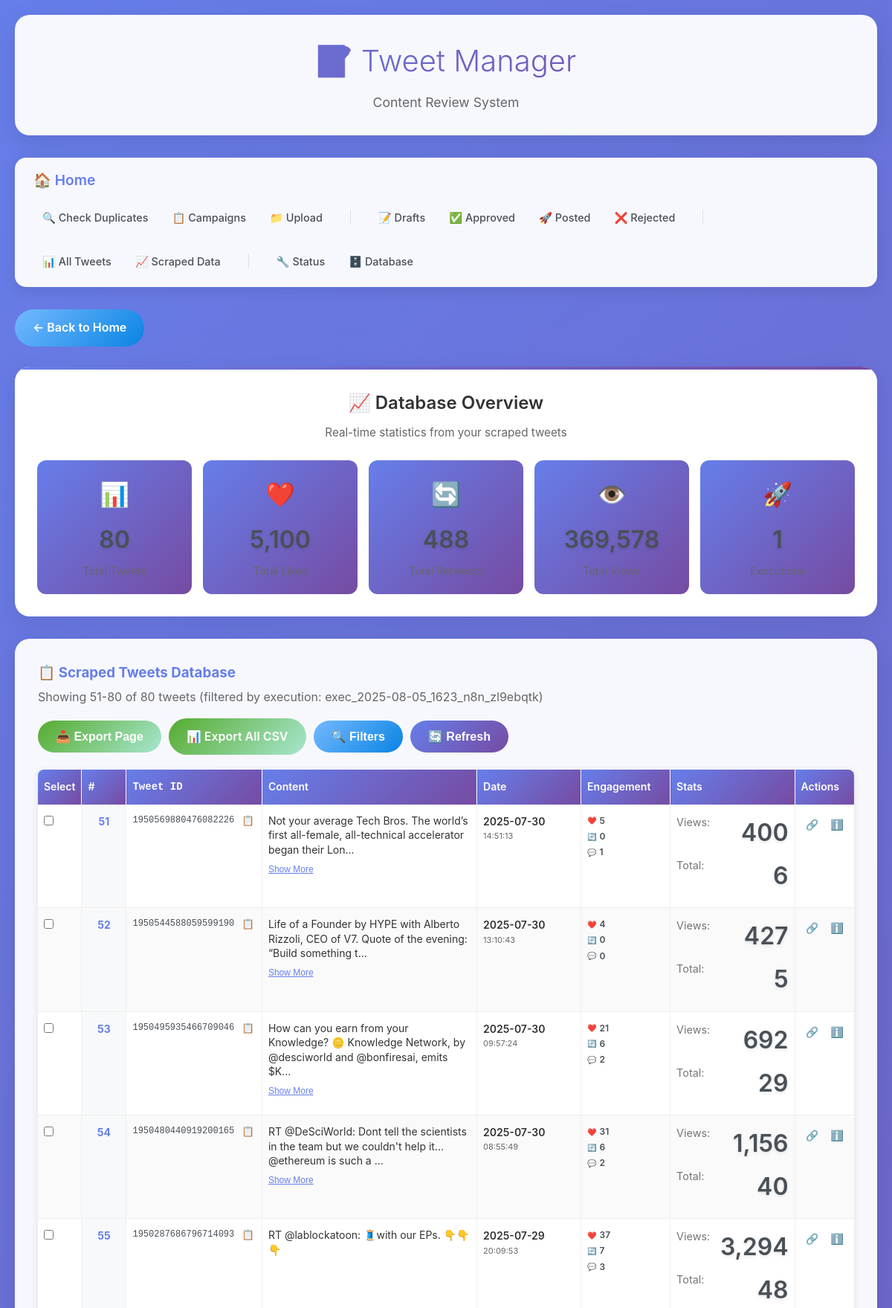
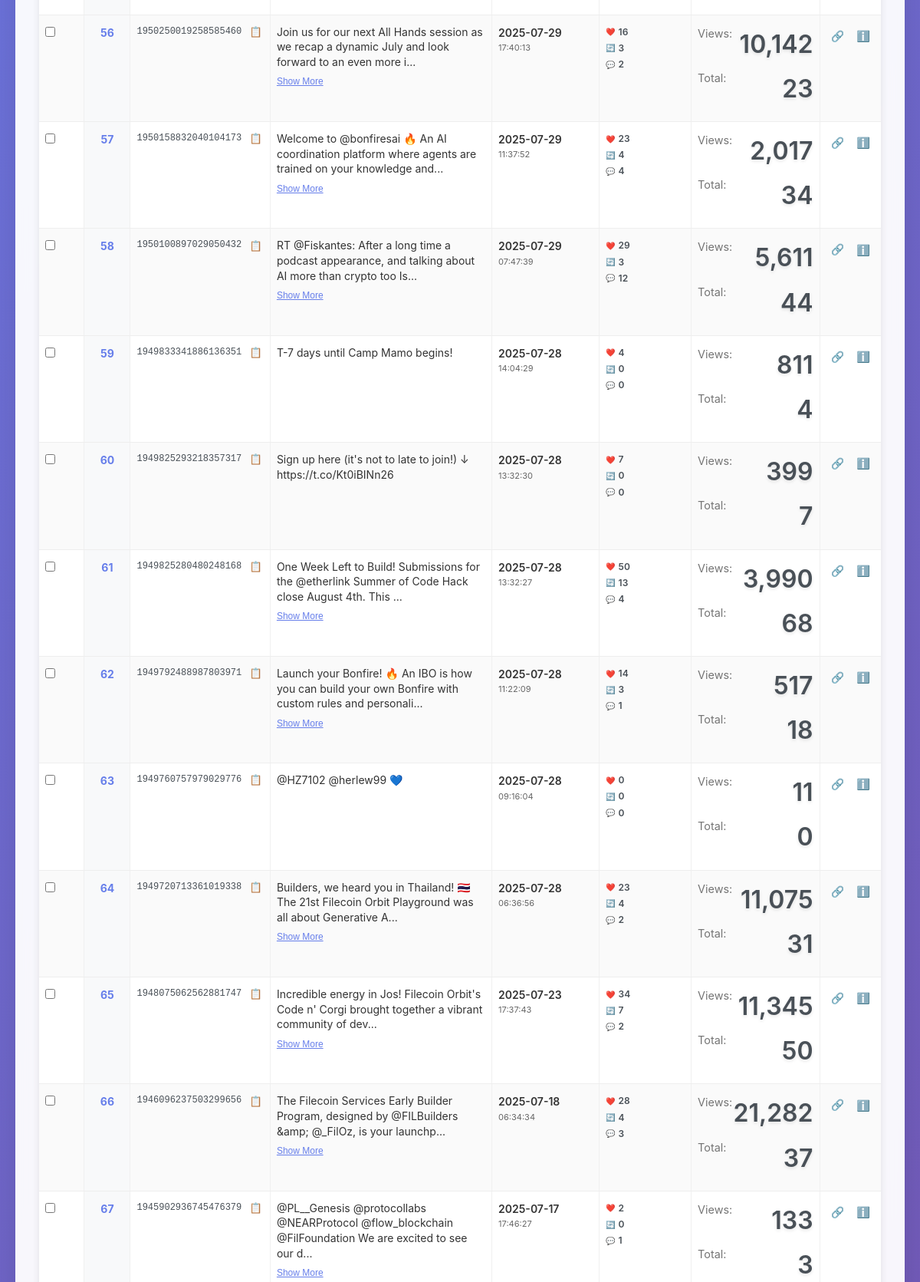
Screenshot of /scraped-tweets?page=2&execution_id=exec_2025-08-05_1623_n8n_zl9ebqtk (upper part) with the database file from the repository (2 pictures, top to bottom).
### database.py (models this page shows)
class ScrapedTweet(Base):
    __tablename__ = 'scraped_tweets'
    tweet_id = Column(String(50), primary_key=True)  # Maps to "Tweet ID"
    url = Column(Text)                                # Maps to "URL"
    content = Column(Text)                           # Maps to "Content"
    likes = Column(Integer, default=0)               # Maps to "Likes"
    retweets = Column(Integer, default=0)            # Maps to "Retweets"
    replies = Column(Integer, default=0)             # Maps to "Replies"
    quotes = Column(Integer, default=0)              # Maps to "Quotes"
    views = Column(Integer, default=0)               # Maps to "Views"
    date = Column(DateTime)                          # Maps to "Date"
    status = Column(String(20), default='success')  # Maps to "Status"
    tweet_url = Column(Text)                         # Maps to "Tweet"
    execution_id = Column(String(100))               # N8N execution tracking
    source_url = Column(String(200))                 # N8N source URL
    created_at = Column(DateTime, default=datetime.utcnow)
    updated_at = Column(DateTime, default=datetime.utcnow, onupdate=datetime.utcnow)

### app.py (the view)
@app.route('/scraped-tweets')
def scraped_tweets_page():
    page = request.args.get('page', 1, type=int)
    per_page = 50  # Fixed at 50 per page as requested
    offset = (page - 1) * per_page
    execution_id = request.args.get('execution_id', None)
    tweets_data, total_count = get_scraped_tweets(limit=per_page, offset=offset, execution_id=execution_id)
    total_pages = (total_count + per_page - 1) // per_page
    has_prev = page > 1
    has_next = page < total_pages
    stats = get_scraped_tweets_stats()
    pagination = {
        'page': page,
        'per_page': per_page,
        'total': total_count,
        'pages': total_pages,
        'has_prev': has_prev,
        'has_next': has_next,
        'prev_num': page - 1 if has_prev else None,
        'next_num': page + 1 if has_next else None,
        'start_index': offset + 1 if tweets_data else 0,
        'end_index': min(offset + per_page, total_count)
    }
    return render_template('scraped_tweets.html',
                         tweets=tweets_data,
                         pagination=pagination,
                         stats=stats,
                         execution_id=execution_id)

### app.py (called while the page is built, shortened)
@app.after_request
def add_security_headers(response):
    response.headers['X-Content-Type-Options'] = 'nosniff'
    response.headers['X-Frame-Options'] = 'DENY'
    response.headers['X-XSS-Protection'] = '1; mode=block'
    response.headers['Strict-Transport-Security'] = 'max-age=31536000; includeSubDomains'
    response.headers['Content-Security-Policy'] = "default-src 'self' 'unsafe-inline'; script-src 'self' 'unsafe-inline'; style-src 'self' 'unsafe-inline'"
    if hasattr(request, 'execution_id'):
        response.headers['X-Execution-ID'] = request.execution_id
    return response

@app.before_request
def log_request_info():
    execution_id = None
    if request.is_json and request.get_json(silent=True):
        json_data = request.get_json(silent=True)
        if isinstance(json_data, list) and len(json_data) > 0:
            execution_id = json_data[0].get('execution_id')
        elif isinstance(json_data, dict):
            execution_id = json_data.get('execution_id')
    if not execution_id:
        execution_id = request.headers.get('X-Execution-ID')
    if execution_id:
        request.execution_id = execution_id

### templates/scraped_tweets.html (shortened to what this page needs)
{% extends "base.html" %}
{% block content %}
<div style="margin-bottom: 20px;">
    <a href="/" class="btn btn-secondary">← Back to Home</a>
</div>
<div class="stats-dashboard-card">
    <div class="dashboard-header">
        <h3>📈 Database Overview</h3>
        <p>Real-time statistics from your scraped tweets</p>
    </div>
    <div class="stats-grid">
        <div class="stat-card">
            <div class="stat-icon">📊</div>
            <div class="stat-value">{{ "{:,}".format(stats.total_tweets) }}</div>
            <div class="stat-label">Total Tweets</div>
        </div>
        <div class="stat-card">
            <div class="stat-icon">❤️</div>
            <div class="stat-value">{{ "{:,}".format(stats.total_likes) }}</div>
            <div class="stat-label">Total Likes</div>
        </div>
        <div class="stat-card">
            <div class="stat-icon">🔄</div>
            <div class="stat-value">{{ "{:,}".format(stats.total_retweets) }}</div>
            <div class="stat-label">Total Retweets</div>
        </div>
        <div class="stat-card">
            <div class="stat-icon">👁️</div>
            <div class="stat-value">{{ "{:,}".format(stats.total_views) }}</div>
            <div class="stat-label">Total Views</div>
        </div>
        <div class="stat-card">
            <div class="stat-icon">🚀</div>
            <div class="stat-value">{{ stats.execution_count }}</div>
            <div class="stat-label">Executions</div>
        </div>
    </div>
</div>
<div class="card">
    <div style="display: flex; justify-content: space-between; align-items: center; margin-bottom: 20px; flex-wrap: wrap; gap: 15px;">
        <div>
            <h3 style="color: #667eea; margin: 0;">📋 Scraped Tweets Database</h3>
            <p style="color: #666; margin: 5px 0 0 0;">
                Showing {{ pagination.start_index }}-{{ pagination.end_index }} of {{ "{:,}".format(pagination.total) }} tweets
                {% if execution_id %} (filtered by execution: {{ execution_id }}){% endif %}
            </p>
        </div>
        <div style="display: flex; gap: 10px; align-items: center; flex-wrap: wrap;">
            <button onclick="exportPageToCSV()" class="btn btn-success" title="Export current page to CSV">
                📥 Export Page
            </button>
            <a href="/api/export-scraped-tweets-csv" class="btn btn-success" title="Export all scraped tweets to CSV" style="text-decoration: none;">
                📊 Export All CSV
            </a>
            <button onclick="toggleFilters()" class="btn btn-secondary" id="filterToggle">
                🔍 Filters
            </button>
            <button onclick="refreshData()" class="btn btn-primary">
                🔄 Refresh
            </button>
        </div>
    </div>
    <div class="table-container">
        <table class="excel-table" id="tweetsTable">
            <thead>
                <tr>
                    <th class="col-checkbox">Select</th>
                    <th class="col-index">#</th>
                    <th class="col-tweet-id" data-sort="Tweet ID">Tweet ID</th>
                    <th class="col-content" data-sort="Content">Content</th>
                    <th class="col-date" data-sort="Date">Date</th>
                    <th class="col-engagement">Engagement</th>
                    <th class="col-stats">Stats</th>
                    <th class="col-actions">Actions</th>
                </tr>
            </thead>
            <tbody>
                {% for tweet in tweets %}
                <tr class="tweet-row" data-tweet-id="{{ tweet['Tweet ID'] }}">
                    <td class="col-checkbox">
                        <input type="checkbox" class="tweet-checkbox" value="{{ tweet['Tweet ID'] }}" onchange="updateBulkActions()">
                    </td>
                    <td class="col-index">{{ pagination.start_index + loop.index0 }}</td>
                    <td class="col-tweet-id">
                        <div class="tweet-id-cell">
                            <span class="tweet-id-text">{{ tweet['Tweet ID'] }}</span>
                            <button onclick="copyToClipboard('{{ tweet['Tweet ID'] }}')" class="copy-btn" title="Copy Tweet ID">📋</button>
                        </div>
                    </td>
                    <td class="col-content">
                        <div class="content-cell">
                            <div class="content-preview">{{ tweet['Content'][:100] }}{% if tweet['Content']|length > 100 %}...{% endif %}</div>
                            {% if tweet['Content']|length > 100 %}
                            <button onclick="toggleContent(this)" class="expand-btn" data-full-content="{{ tweet['Content'] }}">Show More</button>
                            {% endif %}
                        </div>
                    </td>
                    <td class="col-date">
                        <div class="date-cell">
                            <div class="date-primary">{{ tweet['Date'][:10] if tweet['Date'] else 'N/A' }}</div>
                            <div class="date-time">{{ tweet['Date'][11:19] if tweet['Date'] and tweet['Date']|length > 10 else '' }}</div>
                        </div>
                    </td>
                    <td class="col-engagement">
                        <div class="engagement-cell">
                            <div class="engagement-item">
                                <span class="engagement-icon">❤️</span>
                                <span class="engagement-value">{{ "{:,}".format(tweet['Likes']) }}</span>
                            </div>
                            <div class="engagement-item">
                                <span class="engagement-icon">🔄</span>
                                <span class="engagement-value">{{ "{:,}".format(tweet['Retweets']) }}</span>
                            </div>
                            <div class="engagement-item">
                                <span class="engagement-icon">💬</span>
                                <span class="engagement-value">{{ "{:,}".format(tweet['Replies']) }}</span>
                            </div>
                        </div>
                    </td>
                    <td class="col-stats">
                        <div class="stats-cell">
                            <div class="stat-item">
                                <span class="stat-label">Views:</span>
                                <span class="stat-value">{{ "{:,}".format(tweet['Views']) }}</span>
                            </div>
                            <div class="stat-item">
                                <span class="stat-label">Total:</span>
                                <span class="stat-value">{{ "{:,}".format(tweet['engagement_total']) }}</span>
                            </div>
                        </div>
                    </td>
                    <td class="col-actions">
                        <div class="actions-cell">
                            <a href="{{ tweet['URL'] }}" target="_blank" class="action-btn" title="View on X/Twitter">🔗</a>
                            <button onclick="showTweetDetails('{{ tweet['Tweet ID'] }}')" class="action-btn" title="Show Details">ℹ️</button>
                        </div>
                    </td>
                </tr>
                {% endfor %}
            </tbody>
        </table>
    </div>
</div>
{% endblock %}

### templates/base.html (style rules this page uses)
* { margin: 0; padding: 0; box-sizing: border-box; }
body { font-family: -apple-system, BlinkMacSystemFont, 'Segoe UI', Roboto, Oxygen, Ubuntu, Cantarell, sans-serif; background: linear-gradient(135deg, #667eea 0%, #764ba2 100%); min-height: 100vh; color: #333; line-height: 1.6; }
.card { background: rgba(255, 255, 255, 0.95); backdrop-filter: blur(10px); border-radius: 20px; padding: 30px; margin-bottom: 20px; box-shadow: 0 8px 32px rgba(0, 0, 0, 0.1); border: 1px solid rgba(255, 255, 255, 0.2); animation: fadeInUp 0.6s ease-out; transition: transform 0.3s ease, box-shadow 0.3s ease; }
.btn { display: inline-block; padding: 12px 24px; border: none; border-radius: 25px; font-size: 1rem; font-weight: 600; text-decoration: none; cursor: pointer; transition: all 0.3s ease; position: relative; overflow: hidden; }
.btn-primary { background: linear-gradient(135deg, #667eea, #764ba2); color: white; }
.btn-success { background: linear-gradient(135deg, #56ab2f, #a8e6cf); color: white; }
.btn-secondary { background: linear-gradient(135deg, #74b9ff, #0984e3); color: white; }

### rows the page displays
ScrapedTweet: start_index "51", tweet_id "1950569880476082226", content "Not your average Tech Bros. The world’s first all-female, all-technical accelerator began their Lon", date "2025-07-30", tweet "14:51:13", Likes "5", Retweets "0", Replies "1", Views "400", engagement_total "6"
ScrapedTweet: start_index "52", tweet_id "1950544588059599190", content "Life of a Founder by HYPE with Alberto Rizzoli, CEO of V7. Quote of the evening: “Build something t", date "2025-07-30", tweet "13:10:43", Likes "4", Retweets "0", Replies "0", Views "427", engagement_total "5"
ScrapedTweet: start_index "53", tweet_id "1950495935466709046", content "How can you earn from your Knowledge? 🪙 Knowledge Network, by @desciworld and @bonfiresai, emits $K", date "2025-07-30", tweet "09:57:24", Likes "21", Retweets "6", Replies "2", Views "692", engagement_total "29"
ScrapedTweet: start_index "54", tweet_id "1950480440919200165", content "RT @DeSciWorld: Dont tell the scientists in the team but we couldn't help it... @ethereum is such a", date "2025-07-30", tweet "08:55:49", Likes "31", Retweets "6", Replies "2", Views "1,156", engagement_total "40"
ScrapedTweet: start_index "55", tweet_id "1950287686796714093", content "RT @lablockatoon: 🧵with our EPs. 👇👇👇", date "2025-07-29", tweet "20:09:53", Likes "37", Retweets "7", Replies "3", Views "3,294", engagement_total "48"
ScrapedTweet: start_index "56", tweet_id "1950250019258585460", content "Join us for our next All Hands session as we recap a dynamic July and look forward to an even more i", date "2025-07-29", tweet "17:40:13", Likes "16", Retweets "3", Replies "2", Views "10,142", engagement_total "23"
ScrapedTweet: start_index "57", tweet_id "1950158832040104173", content "Welcome to @bonfiresai 🔥 An AI coordination platform where agents are trained on your knowledge and", date "2025-07-29", tweet "11:37:52", Likes "23", Retweets "4", Replies "4", Views "2,017", engagement_total "34"
ScrapedTweet: start_index "58", tweet_id "1950100897029050432", content "RT @Fiskantes: After a long time a podcast appearance, and talking about AI more than crypto too Is", date "2025-07-29", tweet "07:47:39", Likes "29", Retweets "3", Replies "12", Views "5,611", engagement_total "44"
ScrapedTweet: start_index "59", tweet_id "1949833341886136351", content "T-7 days until Camp Mamo begins!", date "2025-07-28", tweet "14:04:29", Likes "4", Retweets "0", Replies "0", Views "811", engagement_total "4"
ScrapedTweet: start_index "60", tweet_id "1949825293218357317", content "Sign up here (it's not to late to join!) ↓ https://t.co/Kt0iBINn26", date "2025-07-28", tweet "13:32:30", Likes "7", Retweets "0", Replies "0", Views "399", engagement_total "7"
ScrapedTweet: start_index "61", tweet_id "1949825280480248168", content "One Week Left to Build! Submissions for the @etherlink Summer of Code Hack close August 4th. This", date "2025-07-28", tweet "13:32:27", Likes "50", Retweets "13", Replies "4", Views "3,990", engagement_total "68"
ScrapedTweet: start_index "62", tweet_id "1949792488987803971", content "Launch your Bonfire! 🔥 An IBO is how you can build your own Bonfire with custom rules and personali", date "2025-07-28", tweet "11:22:09", Likes "14", Retweets "3", Replies "1", Views "517", engagement_total "18"
ScrapedTweet: start_index "63", tweet_id "1949760757979029776", content "@HZ7102 @herlew99 💙", date "2025-07-28", tweet "09:16:04", Likes "0", Retweets "0", Replies "0", Views "11", engagement_total "0"
ScrapedTweet: start_index "64", tweet_id "1949720713361019338", content "Builders, we heard you in Thailand! 🇹🇭 The 21st Filecoin Orbit Playground was all about Generative A", date "2025-07-28", tweet "06:36:56", Likes "23", Retweets "4", Replies "2", Views "11,075", engagement_total "31"
ScrapedTweet: start_index "65", tweet_id "1948075062562881747", content "Incredible energy in Jos! Filecoin Orbit's Code n' Corgi brought together a vibrant community of dev", date "2025-07-23", tweet "17:37:43", Likes "34", Retweets "7", Replies "2", Views "11,345", engagement_total "50"
ScrapedTweet: start_index "66", tweet_id "1946096237503299656", content "The Filecoin Services Early Builder Program, designed by @FILBuilders &amp; @_FilOz, is your launchp", date "2025-07-18", tweet "06:34:34", Likes "28", Retweets "4", Replies "3", Views "21,282", engagement_total "37"
ScrapedTweet: start_index "67", tweet_id "1945902936745476379", content "@PL__Genesis @protocollabs @NEARProtocol @flow_blockchain @FilFoundation We are excited to see our d", date "2025-07-17", tweet "17:46:27", Likes "2", Retweets "0", Replies "1", Views "133", engagement_total "3"

### other values shown
{{ "{:,}".format(stats.total_tweets) }} "80"
{{ "{:,}".format(stats.total_likes) }} "5,100"
{{ "{:,}".format(stats.total_retweets) }} "488"
{{ "{:,}".format(stats.total_views) }} "369,578"
{{ stats.execution_count }} "1"
{{ pagination.start_index }} "51"
{{ pagination.end_index }} "80"
{{ "{:,}".format(pagination.total) }} "80"
{{ execution_id }} "exec_2025-08-05_1623_n8n_zl9ebqtk"
